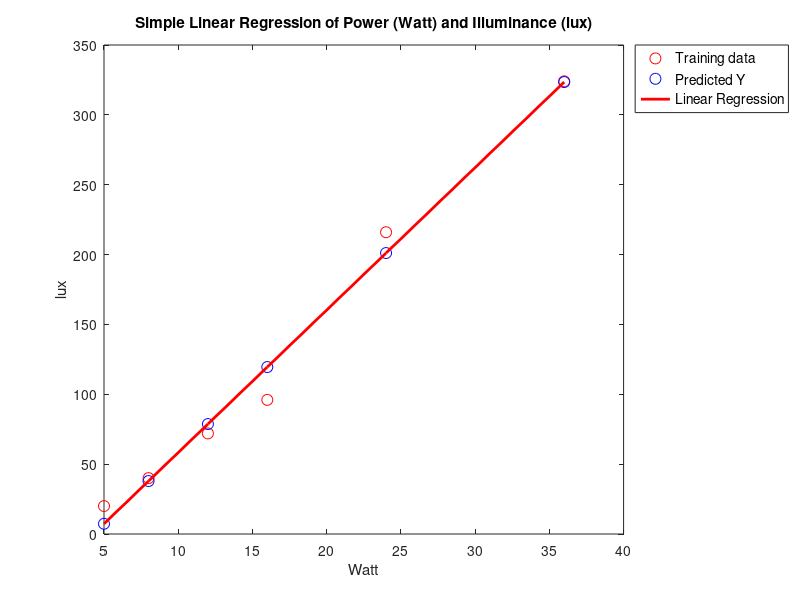

Source code (MATLAB):
% Data of Dimmable LED's Illuminance (lux) and Power (Watt) with 20 (m^2) of area
lux = [20, 40, 72, 96, 216, 324];
watts = [5, 8, 12, 16, 24, 36];

% Change variable names
x = [watts];
y = [lux];

% Function to plot the data
function plotData(x, y)
  plot(x, y, 'ro', 'MarkerSize', 8); % Plot the data
  
  xlabel('Watt'); % Set the x-axis label
  ylabel('lux'); % Set the y-axis label
end

% Simple linear regression formula -> y = a + B.x

% Find n and mean of x and y
n = length(x);
global mean_x = mean(x)
global mean_y = mean(y)
global e_x = []; % errors of x
global e_y = []; % errors of y

% Function to calculate the errors
function calcError (n, x, y)
  global e_x;
  global e_y;
  global mean_x;
  global mean_y;

  for i = 1:n,
    err_x = x(i) - mean_x;
    err_y = y(i) - mean_y;
    e_x = vertcat(e_x, [err_x]);
    e_y = vertcat(e_y, [err_y]);
  end
endfunction

% Function to calculate the numerator of B (Beta)
function num = numerator (n)
  global e_x;
  global e_y;
  num = 0;
  multiplication = [];

  for i = 1:n,
    x = e_x(i) * e_y(i);
    multiplication = vertcat(multiplication, [x]);
  end

  num = sum(multiplication);
  return;
endfunction

% Function to calculate tht denominator of B (Beta)
function denom = denominator (n)
  global e_x;
  denom = 0;
  square = [];

  for i = 1:n,
    y = power(e_x(i), 2);
    square = vertcat(square, [y]);
  end

  denom = sum(square);
  return
endfunction

% Function to calculate the slope B (Beta)
function B = slope (num, denom)
  B = num / denom;
  return
endfunction

% Function to calculate the intercept a (alpha)
function a = intercept (B)
  global mean_x;
  global mean_y;

  a = mean_y - B * mean_x;
  return
endfunction

% Function to compute Y (prediction)
function Y = prediction (n, a, B, x)
  Y = [];

  for i = 1:n,
    predict = a + B * x(i);
    Y = vertcat(Y, [predict]);
  end
  return;
endfunction

% Function to plot the prediction
function plotPredict(x, Y)
  plot(x, Y, 'bo', 'MarkerSize', 8); % Plot the prediction
end

% Function to plot the line of linear regression
function plotLine(x, Y)
  plot(x, Y, 'r-', 'linewidth', 2); % Plot the regression line
end

% Function to calculate the RMSE
function rmse = estimateTheError(n, y, Y)
  substract = [];
  squared_error = [];
  for i = 1:n,
    subs = Y(i) - y(i);
    substract = vertcat(substract, [subs]);
    square = power(substract(i), 2);
    squared_error = vertcat(squared_error, [square]);
  end
  rmse = sqrt(sum(squared_error) / 5);
  return;
endfunction

calcError(n, x, y);
B = slope(numerator(n), denominator(n));
a = intercept(B);
Y = prediction(n, a, B, x);

printf('Prediction: \n');
disp(Y);
printf('\n');
printf('RMSE = %f\n', estimateTheError(n, y, Y));

plotData(x, y);
hold on;
plotPredict(x, Y);
hold on;
plotLine(x, Y);
title ("Simple Linear Regression of Power (Watt) and Illuminance (lux)");
labels = legend('Training data', 'Predicted Y', 'Linear Regression');
legend(labels,"location", "northeastoutside");
set (labels, "fontsize", 10);
hold off;

printf('\n');
fprintf('Program paused. Press enter to exit.\n');

pause;